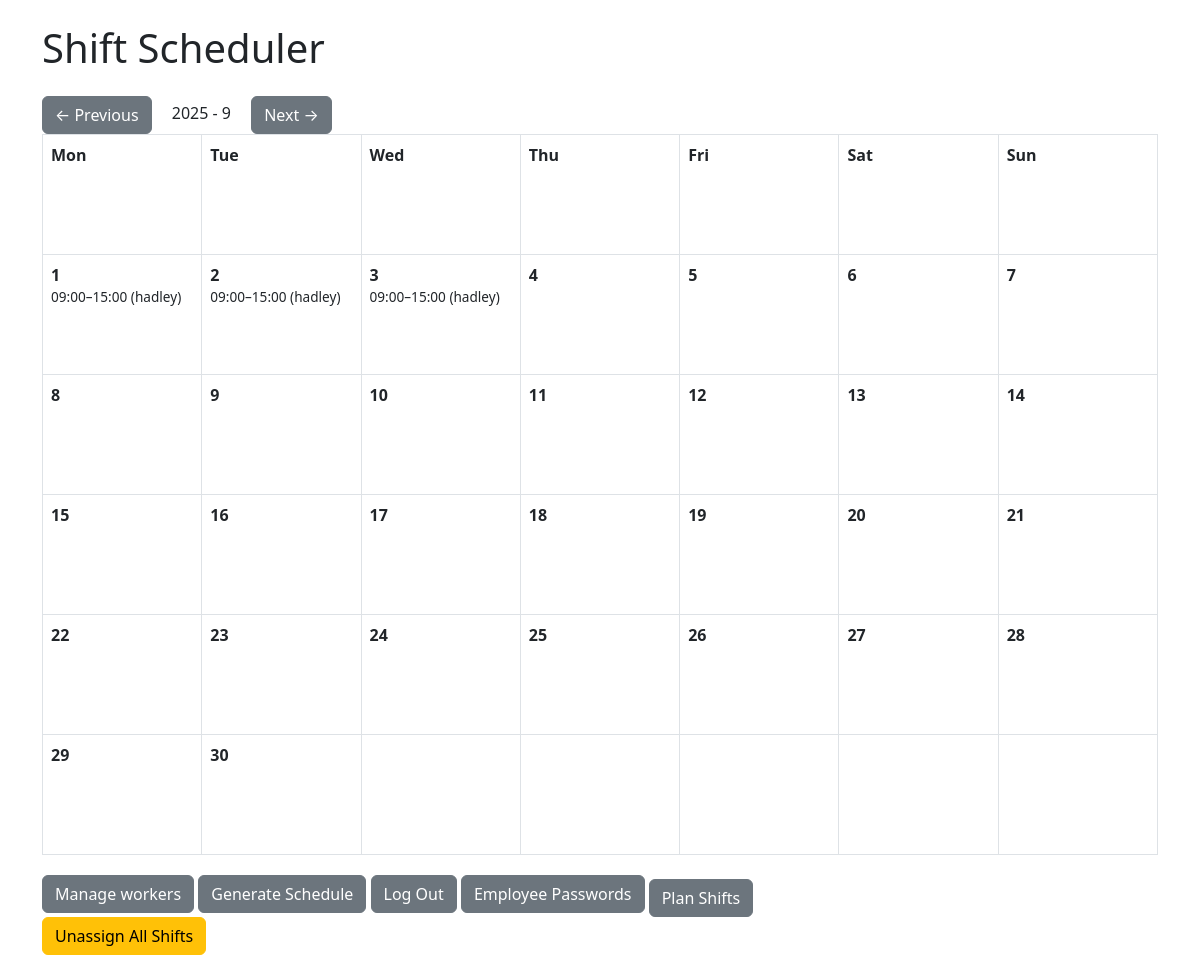
The page /dashboard/manager (signed in) on the database its author committed.
### models.py (models this page shows, shortened)
class Shift(db.Model):
    id = db.Column(db.Integer, primary_key=True)
    date = db.Column(db.Date, nullable=False)
    start_time = db.Column(db.Time, nullable=False)
    end_time = db.Column(db.Time, nullable=False)
    role_type = db.Column(db.String(20), default="normal")
    worker_id = db.Column(db.Integer, db.ForeignKey('worker.id', ondelete="CASCADE"), nullable=True)

class Worker(db.Model):
    id = db.Column(db.Integer, primary_key=True)
    name = db.Column(db.String(50), nullable=False)
    shifts = db.relationship('Shift', backref='worker', cascade="all, delete-orphan", passive_deletes=True)
    user_id = db.Column(db.Integer, db.ForeignKey('user.id'), unique=True)
    user = db.relationship('User', backref=db.backref('worker', uselist=False))
    unavailable_days = db.Column(db.Text, default='[]')  # JSON string like {"2025-08-05": true, "2025-08-13": true}
    is_cart_staff = db.Column(db.Boolean, default=False)
    is_turn_grill_staff = db.Column(db.Boolean, default=False)

### app.py (the view)
@app.route("/dashboard/manager")
@login_required
def dashboard_manager():
    current_worker = Worker.query.filter_by(user_id=current_user.id).first()
    today = date.today()
    month = request.args.get('month', type=int, default=date.today().month)
    year = request.args.get('year', type=int, default=date.today().year)
    first_day, last_day = get_month_range(year, month)
    day_count = (last_day - first_day).days + 1
    days = [first_day + timedelta(days=i) for i in range(day_count)]
    first_weekday = first_day.weekday()  # Monday=0
    if month == 1:
        prev_month = 12
        prev_year = year - 1
    else:
        prev_month = month - 1
        prev_year = year
    if month == 12:
        next_month = 1
        next_year = year + 1
    else:
        next_month = month + 1
        next_year = year
    shifts = Shift.query.filter(
        extract('year', Shift.date) == year,
        extract('month', Shift.date) == month
    ).all()
    shifts_by_day = defaultdict(list)
    for s in shifts:
        shifts_by_day[s.date].append(s)  # s.date should be a date object
    return render_template(
        'manager_calendar.html',
        current_worker=current_worker,
        days=days,
        first_weekday=first_weekday,
        shifts_by_day=shifts_by_day,
        year=year,
        month=month,
        prev_month=prev_month,
        prev_year=prev_year,
        next_month=next_month,
        next_year=next_year
    )

### app.py (called while the page is built)
@login_manager.user_loader
def load_user(user_id):
    return User.query.get(int(user_id))

### helpers.py (called while the page is built)
def get_month_range(year, month):
    first_day = date(year, month, 1)
    last_day = date(year, month, calendar.monthrange(year, month)[1])
    return first_day, last_day

### templates/manager_calendar.html (shortened to what this page needs)
{% extends "base.html" %}
{% block content %}
<div class="calendar-nav">
    <a href="{{ url_for('dashboard_manager', year=prev_year, month=prev_month) }}" class="btn btn-secondary">← Previous</a>
    <span class="mx-3">{{ year }} - {{ month }}</span>
    <a href="{{ url_for('dashboard_manager', year=next_year, month=next_month) }}" class="btn btn-secondary">Next →</a>
</div>
<table class="table table-bordered calendar">
    <thead>
        <tr>
            <th>Mon</th>
            <th>Tue</th>
            <th>Wed</th>
            <th>Thu</th>
            <th>Fri</th>
            <th>Sat</th>
            <th>Sun</th>
        </tr>
    </thead>
    <tbody>
        <tr>
        {% for day in days %}
            <td valign="top">
                <strong>{{ day.day }}</strong>
                <ul class="shift-list">
                {% for shift in shifts_by_day.get(day, []) %}
                    <li
                    >
                        {{ shift.start_time.strftime("%H:%M") }}–{{ shift.end_time.strftime("%H:%M") }}
                        {% if shift.worker_id == current_worker.id %}
                            <strong>(You)</strong>
                        {% else %}
                            ({{ shift.worker.name }})
                        {% endif %}
                    </li>
                {% endfor %}
                </ul>
            </td>
            {% if (day.weekday() == 6) and not loop.last %}
                </tr><tr>
            {% endif %}
        {% endfor %}
        {% set remaining = 6 - days[-1].weekday() %}
        {% for _ in range(remaining) %}
            <td></td>
        {% endfor %}
        </tr>
    </tbody>
</table>
<a href="{{ url_for('manage_workers') }}" class="btn btn-secondary">Manage workers</a>
<a href="{{ url_for('generate') }}" class="btn btn-secondary">Generate Schedule</a>
<a href="{{ url_for('logout') }}" class="btn btn-secondary">Log Out</a>
<a href="{{ url_for('view_passwords') }}" class="btn btn-secondary">Employee Passwords</a>
<a href="{{ url_for('plan_schedule', month=month, year=year) }}" class="btn btn-secondary mt-2">Plan Shifts</a>
<form method="POST" action="{{ url_for('clear_month_schedule', year=year, month=month) }}">
    <button type="submit" class="btn btn-warning">Unassign All Shifts</button>
</form>
{% endblock %}

### templates/manager_calendar.html (style rules this page uses)
.calendar th, .calendar td { width: 14%; height: 120px; vertical-align: top; }
.shift-list { list-style: none; padding-left: 0; margin: 0; font-size: 0.85em; }

### rows shown on the page
Shift: start_time "09:00", end_time "15:00", worker.name "hadley"
Shift: start_time "09:00", end_time "15:00", worker.name "hadley"
Shift: start_time "09:00", end_time "15:00", worker.name "hadley"

### other values the page prints
{{ year }} "2025"
{{ month }} "9"
{{ day.day }} "1" "2" "3" "4" "5" "6" "7" "8" "9" "10" "11" "12" "13" "14" "15" "16" "17" "18" "19" "20" "21" "22" "23" "24" "25" "26" "27" "28" "29" "30"
